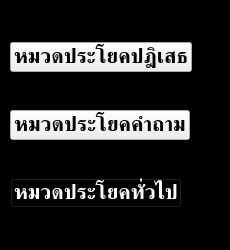
               <widget class="QWidget" name="menu2">
                <property name="geometry">
                 <rect>
                  <x>0</x>
                  <y>0</y>
                  <width>230</width>
                  <height>250</height>
                 </rect>
                </property>
                <attribute name="icon">
                 <iconset resource="icons.qrc">
                  <normaloff>:/icons/icons/chevron-down.svg</normaloff>:/icons/icons/chevron-down.svg</iconset>
                </attribute>
                <attribute name="label">
                 <string>หมวดประโยค</string>
                </attribute>
                <layout class="QVBoxLayout" name="verticalLayout_7">
                 <property name="spacing">
                  <number>0</number>
                 </property>
                 <property name="leftMargin">
                  <number>0</number>
                 </property>
                 <property name="topMargin">
                  <number>0</number>
                 </property>
                 <property name="rightMargin">
                  <number>0</number>
                 </property>
                 <property name="bottomMargin">
                  <number>0</number>
                 </property>
                 <item>
                  <widget class="QFrame" name="frame_12">
                   <property name="palette">
                    <palette>
                     <active>
                      <colorrole role="WindowText">
                       <brush brushstyle="SolidPattern">
                        <color alpha="255">
                         <red>255</red>
                         <green>255</green>
                         <blue>255</blue>
                        </color>
                       </brush>
                      </colorrole>
                      <colorrole role="Button">
                       <brush brushstyle="SolidPattern">
                        <color alpha="255">
                         <red>0</red>
                         <green>0</green>
                         <blue>0</blue>
                        </color>
                       </brush>
                      </colorrole>
                      <colorrole role="Text">
                       <brush brushstyle="SolidPattern">
                        <color alpha="255">
                         <red>255</red>
                         <green>255</green>
                         <blue>255</blue>
                        </color>
                       </brush>
                      </colorrole>
                      <colorrole role="ButtonText">
                       <brush brushstyle="SolidPattern">
                        <color alpha="255">
                         <red>255</red>
                         <green>255</green>
                         <blue>255</blue>
                        </color>
                       </brush>
                      </colorrole>
                      <colorrole role="Base">
                       <brush brushstyle="SolidPattern">
                        <color alpha="255">
                         <red>0</red>
                         <green>0</green>
                         <blue>0</blue>
                        </color>
                       </brush>
                      </colorrole>
                      <colorrole role="Window">
                       <brush brushstyle="SolidPattern">
                        <color alpha="255">
                         <red>0</red>
                         <green>0</green>
                         <blue>0</blue>
                        </color>
                       </brush>
                      </colorrole>
                      <colorrole role="PlaceholderText">
                       <brush brushstyle="SolidPattern">
                        <color alpha="128">
                         <red>85</red>
                         <green>255</green>
                         <blue>0</blue>
                        </color>
                       </brush>
                      </colorrole>
                     </active>
                     <inactive>
                      <colorrole role="WindowText">
                       <brush brushstyle="SolidPattern">
                        <color alpha="255">
                         <red>255</red>
                         <green>255</green>
                         <blue>255</blue>
                        </color>
                       </brush>
                      </colorrole>
                      <colorrole role="Button">
                       <brush brushstyle="SolidPattern">
                        <color alpha="255">
                         <red>0</red>
                         <green>0</green>
                         <blue>0</blue>
                        </color>
                       </brush>
                      </colorrole>
                      <colorrole role="Text">
                       <brush brushstyle="SolidPattern">
                        <color alpha="255">
                         <red>255</red>
                         <green>255</green>
                         <blue>255</blue>
                        </color>
                       </brush>
                      </colorrole>
                      <colorrole role="ButtonText">
                       <brush brushstyle="SolidPattern">
                        <color alpha="255">
                         <red>255</red>
                         <green>255</green>
                         <blue>255</blue>
                        </color>
                       </brush>
                      </colorrole>
                      <colorrole role="Base">
                       <brush brushstyle="SolidPattern">
                        <color alpha="255">
                         <red>0</red>
                         <green>0</green>
                         <blue>0</blue>
                        </color>
                       </brush>
                      </colorrole>
                      <colorrole role="Window">
                       <brush brushstyle="SolidPattern">
                        <color alpha="255">
                         <red>0</red>
                         <green>0</green>
                         <blue>0</blue>
                        </color>
                       </brush>
                      </colorrole>
                      <colorrole role="PlaceholderText">
                       <brush brushstyle="SolidPattern">
                        <color alpha="128">
                         <red>85</red>
                         <green>255</green>
                         <blue>0</blue>
                        </color>
                       </brush>
                      </colorrole>
                     </inactive>
                     <disabled>
                      <colorrole role="WindowText">
                       <brush brushstyle="SolidPattern">
                        <color alpha="255">
                         <red>255</red>
                         <green>255</green>
                         <blue>255</blue>
                        </color>
                       </brush>
                      </colorrole>
                      <colorrole role="Button">
                       <brush brushstyle="SolidPattern">
                        <color alpha="255">
                         <red>0</red>
                         <green>0</green>
                         <blue>0</blue>
                        </color>
                       </brush>
                      </colorrole>
                      <colorrole role="Text">
                       <brush brushstyle="SolidPattern">
                        <color alpha="255">
                         <red>255</red>
                         <green>255</green>
                         <blue>255</blue>
                        </color>
                       </brush>
                      </colorrole>
                      <colorrole role="ButtonText">
                       <brush brushstyle="SolidPattern">
                        <color alpha="255">
                         <red>255</red>
                         <green>255</green>
                         <blue>255</blue>
                        </color>
                       </brush>
                      </colorrole>
                      <colorrole role="Base">
                       <brush brushstyle="SolidPattern">
                        <color alpha="255">
                         <red>0</red>
                         <green>0</green>
                         <blue>0</blue>
                        </color>
                       </brush>
                      </colorrole>
                      <colorrole role="Window">
                       <brush brushstyle="SolidPattern">
                        <color alpha="255">
                         <red>0</red>
                         <green>0</green>
                         <blue>0</blue>
                        </color>
                       </brush>
                      </colorrole>
                      <colorrole role="PlaceholderText">
                       <brush brushstyle="SolidPattern">
                        <color alpha="128">
                         <red>85</red>
                         <green>255</green>
                         <blue>0</blue>
                        </color>
                       </brush>
                      </colorrole>
                     </disabled>
                    </palette>
                   </property>
                   <property name="styleSheet">
                    <string notr="true">frame_12,QFrame{
	background-color: rgb(0, 0, 0)
}</string>
                   </property>
                   <property name="frameShape">
                    <enum>QFrame::StyledPanel</enum>
                   </property>
                   <property name="frameShadow">
                    <enum>QFrame::Raised</enum>
                   </property>
                   <layout class="QVBoxLayout" name="verticalLayout_8">
                    <property name="leftMargin">
                     <number>9</number>
                    </property>
                    <property name="topMargin">
                     <number>9</number>
                    </property>
                    <item alignment="Qt::AlignLeft">
                     <widget class="QPushButton" name="refuse">
                      <property name="font">
                       <font>
                        <family>TH Mali Grade 6</family>
                        <pointsize>16</pointsize>
                        <weight>75</weight>
                        <bold>true</bold>
                       </font>
                      </property>
                      <property name="text">
                       <string>หมวดประโยคปฎิเสธ</string>
                      </property>
                      <property name="icon">
                       <iconset resource="icons.qrc">
                        <normaloff>:/icons/icons/github.svg</normaloff>:/icons/icons/github.svg</iconset>
                      </property>
                      <property name="iconSize">
                       <size>
                        <width>32</width>
                        <height>32</height>
                       </size>
                      </property>
                     </widget>
                    </item>
                    <item alignment="Qt::AlignLeft">
                     <widget class="QPushButton" name="question">
                      <property name="font">
                       <font>
                        <family>TH Mali Grade 6</family>
                        <pointsize>16</pointsize>
                        <weight>75</weight>
                        <bold>true</bold>
                       </font>
                      </property>
                      <property name="text">
                       <string>หมวดประโยคคำถาม</string>
                      </property>
                      <property name="icon">
                       <iconset resource="icons.qrc">
                        <normaloff>:/icons/icons/thumbs-up.svg</normaloff>:/icons/icons/thumbs-up.svg</iconset>
                      </property>
                      <property name="iconSize">
                       <size>
                        <width>32</width>
                        <height>32</height>
                       </size>
                      </property>
                     </widget>
                    </item>
                    <item alignment="Qt::AlignLeft">
                     <widget class="QPushButton" name="sentence">
                      <property name="palette">
                       <palette>
                        <active>
                         <colorrole role="WindowText">
                          <brush brushstyle="SolidPattern">
                           <color alpha="255">
                            <red>255</red>
                            <green>255</green>
                            <blue>255</blue>
                           </color>
                          </brush>
                         </colorrole>
                         <colorrole role="Button">
                          <brush brushstyle="SolidPattern">
                           <color alpha="255">
                            <red>0</red>
                            <green>0</green>
                            <blue>0</blue>
                           </color>
                          </brush>
                         </colorrole>
                         <colorrole role="Text">
                          <brush brushstyle="SolidPattern">
                           <color alpha="255">
                            <red>255</red>
                            <green>255</green>
                            <blue>255</blue>
                           </color>
                          </brush>
                         </colorrole>
                         <colorrole role="ButtonText">
                          <brush brushstyle="SolidPattern">
                           <color alpha="255">
                            <red>255</red>
                            <green>255</green>
                            <blue>255</blue>
                           </color>
                          </brush>
                         </colorrole>
                         <colorrole role="Base">
                          <brush brushstyle="SolidPattern">
                           <color alpha="255">
                            <red>0</red>
                            <green>0</green>
                            <blue>0</blue>
                           </color>
                          </brush>
                         </colorrole>
                         <colorrole role="Window">
                          <brush brushstyle="SolidPattern">
                           <color alpha="255">
                            <red>0</red>
                            <green>0</green>
                            <blue>0</blue>
                           </color>
                          </brush>
                         </colorrole>
                         <colorrole role="PlaceholderText">
                          <brush brushstyle="NoBrush">
                           <color alpha="128">
                            <red>255</red>
                            <green>255</green>
                            <blue>255</blue>
                           </color>
                          </brush>
                         </colorrole>
                        </active>
                        <inactive>
                         <colorrole role="WindowText">
                          <brush brushstyle="SolidPattern">
                           <color alpha="255">
                            <red>255</red>
                            <green>255</green>
                            <blue>255</blue>
                           </color>
                          </brush>
                         </colorrole>
                         <colorrole role="Button">
                          <brush brushstyle="SolidPattern">
                           <color alpha="255">
                            <red>0</red>
                            <green>0</green>
                            <blue>0</blue>
                           </color>
                          </brush>
                         </colorrole>
                         <colorrole role="Text">
                          <brush brushstyle="SolidPattern">
                           <color alpha="255">
                            <red>255</red>
                            <green>255</green>
                            <blue>255</blue>
                           </color>
                          </brush>
                         </colorrole>
                         <colorrole role="ButtonText">
                          <brush brushstyle="SolidPattern">
                           <color alpha="255">
                            <red>255</red>
                            <green>255</green>
                            <blue>255</blue>
                           </color>
                          </brush>
                         </colorrole>
                         <colorrole role="Base">
                          <brush brushstyle="SolidPattern">
                           <color alpha="255">
                            <red>0</red>
                            <green>0</green>
                            <blue>0</blue>
                           </color>
                          </brush>
                         </colorrole>
                         <colorrole role="Window">
                          <brush brushstyle="SolidPattern">
                           <color alpha="255">
                            <red>0</red>
                            <green>0</green>
                            <blue>0</blue>
                           </color>
                          </brush>
                         </colorrole>
                         <colorrole role="PlaceholderText">
                          <brush brushstyle="NoBrush">
                           <color alpha="128">
                            <red>255</red>
                            <green>255</green>
                            <blue>255</blue>
                           </color>
                          </brush>
                         </colorrole>
                        </inactive>
                        <disabled>
                         <colorrole role="WindowText">
                          <brush brushstyle="SolidPattern">
                           <color alpha="255">
                            <red>255</red>
                            <green>255</green>
                            <blue>255</blue>
                           </color>
                          </brush>
                         </colorrole>
                         <colorrole role="Button">
                          <brush brushstyle="SolidPattern">
                           <color alpha="255">
                            <red>0</red>
                            <green>0</green>
                            <blue>0</blue>
                           </color>
                          </brush>
                         </colorrole>
                         <colorrole role="Text">
                          <brush brushstyle="SolidPattern">
                           <color alpha="255">
                            <red>255</red>
                            <green>255</green>
                            <blue>255</blue>
                           </color>
                          </brush>
                         </colorrole>
                         <colorrole role="ButtonText">
                          <brush brushstyle="SolidPattern">
                           <color alpha="255">
                            <red>255</red>
                            <green>255</green>
                            <blue>255</blue>
                           </color>
                          </brush>
                         </colorrole>
                         <colorrole role="Base">
                          <brush brushstyle="SolidPattern">
                           <color alpha="255">
                            <red>0</red>
                            <green>0</green>
                            <blue>0</blue>
                           </color>
                          </brush>
                         </colorrole>
                         <colorrole role="Window">
                          <brush brushstyle="SolidPattern">
                           <color alpha="255">
                            <red>0</red>
                            <green>0</green>
                            <blue>0</blue>
                           </color>
                          </brush>
                         </colorrole>
                         <colorrole role="PlaceholderText">
                          <brush brushstyle="NoBrush">
                           <color alpha="128">
                            <red>255</red>
                            <green>255</green>
                            <blue>255</blue>
                           </color>
                          </brush>
                         </colorrole>
                        </disabled>
                       </palette>
                      </property>
                      <property name="font">
                       <font>
                        <family>TH Mali Grade 6</family>
                        <pointsize>16</pointsize>
                        <weight>75</weight>
                        <bold>true</bold>
                       </font>
                      </property>
                      <property name="text">
                       <string>หมวดประโยคทั่วไป</string>
                      </property>
                      <property name="icon">
                       <iconset resource="icons.qrc">
                        <normaloff>:/icons/icons/user-check.svg</normaloff>:/icons/icons/user-check.svg</iconset>
                      </property>
                      <property name="iconSize">
                       <size>
                        <width>32</width>
                        <height>32</height>
                       </size>
                      </property>
                     </widget>
                    </item>
                   </layout>
                  </widget>
                 </item>
                </layout>
               </widget>
